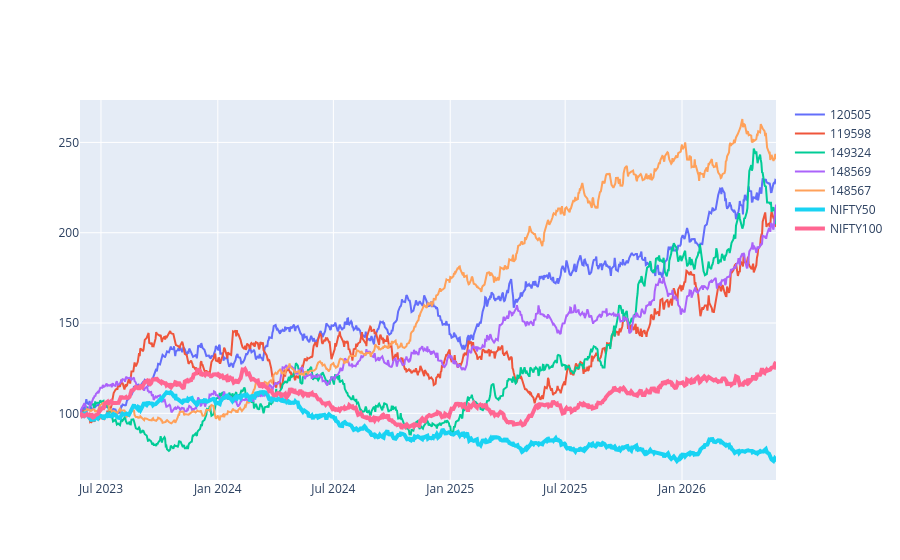

Notebook source saved alongside this figure:
### Code cell
nifty100["Normalized"] = (
    nifty100["close_value"] /
    nifty100["close_value"].iloc[0]
) * 100

fig.add_trace(
    go.Scatter(
        x=nifty100["date"],
        y=nifty100["Normalized"],
        mode="lines",
        name="NIFTY100",
        line=dict(width=4)
    )
)

### Figure 1 — Plotly figure (JSON) as saved in the notebook; plotly's stock layout.template omitted (floating-point values rounded to 4 significant figures; data arrays with more than 128 entries replaced by an {"elided": "..."} marker saying what was removed)
{"data": [{"mode": "lines", "name": "120505", "type": "scatter", "x": {"elided": "785 str values"}, "y": {"elided": "785 float values"}}, {"mode": "lines", "name": "119598", "type": "scatter", "x": {"elided": "785 str values"}, "y": {"elided": "785 float values"}}, {"mode": "lines", "name": "149324", "type": "scatter", "x": {"elided": "785 str values"}, "y": {"elided": "785 float values"}}, {"mode": "lines", "name": "148569", "type": "scatter", "x": {"elided": "785 str values"}, "y": {"elided": "785 float values"}}, {"mode": "lines", "name": "148567", "type": "scatter", "x": {"elided": "785 str values"}, "y": {"elided": "785 float values"}}, {"line": {"width": 4}, "mode": "lines", "name": "NIFTY50", "type": "scatter", "x": {"elided": "785 str values"}, "y": {"elided": "785 float values"}}, {"line": {"width": 4}, "mode": "lines", "name": "NIFTY100", "type": "scatter", "x": {"elided": "785 str values"}, "y": {"elided": "785 float values"}}], "layout": {}}
